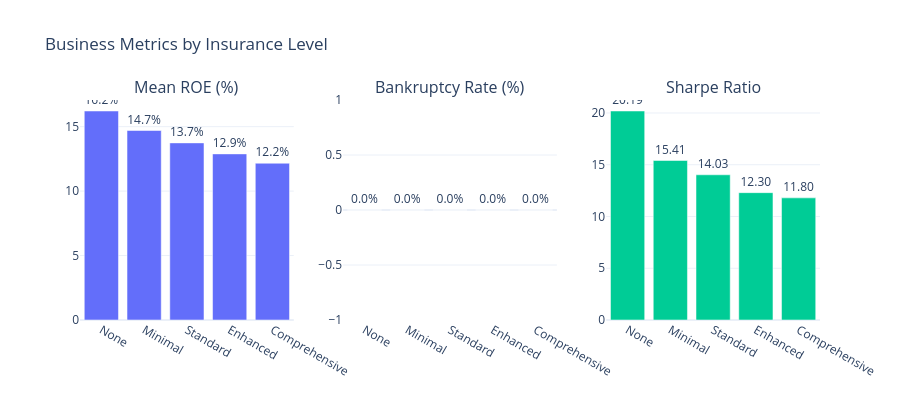

Notebook cell for this chart:
### Code cell
# Visualize business impact
fig = make_subplots(
    rows=1, cols=3,
    subplot_titles=("Mean ROE (%)", "Bankruptcy Rate (%)", "Sharpe Ratio"),
)

for i, col in enumerate(["mean_roe", "bankruptcy_rate", "sharpe"], start=1):
    scale = 100 if col != "sharpe" else 1
    fig.add_trace(
        go.Bar(x=biz_df["level"], y=biz_df[col] * scale,
               text=[f"{v:.1%}" if col != "sharpe" else f"{v:.2f}" for v in biz_df[col]],
               textposition="outside"),
        row=1, col=i,
    )

fig.update_layout(height=400, showlegend=False, template="plotly_white",
                  title_text="Business Metrics by Insurance Level")
fig.show()

### Figure 1 — Plotly figure (JSON) as saved in the notebook; plotly's stock layout.template omitted (floating-point values rounded to 4 significant figures)
{"data": [{"text": ["16.2%", "14.7%", "13.7%", "12.9%", "12.2%"], "textposition": "outside", "type": "bar", "x": ["None", "Minimal", "Standard", "Enhanced", "Comprehensive"], "xaxis": "x", "y": [16.22, 14.7, 13.74, 12.89, 12.16], "yaxis": "y"}, {"text": ["0.0%", "0.0%", "0.0%", "0.0%", "0.0%"], "textposition": "outside", "type": "bar", "x": ["None", "Minimal", "Standard", "Enhanced", "Comprehensive"], "xaxis": "x2", "y": [0.0, 0.0, 0.0, 0.0, 0.0], "yaxis": "y2"}, {"text": ["20.19", "15.41", "14.03", "12.30", "11.80"], "textposition": "outside", "type": "bar", "x": ["None", "Minimal", "Standard", "Enhanced", "Comprehensive"], "xaxis": "x3", "y": [20.19, 15.41, 14.03, 12.3, 11.8], "yaxis": "y3"}], "layout": {"annotations": [{"font": {"size": 16}, "showarrow": false, "text": "Mean ROE (%)", "x": 0.1444, "xanchor": "center", "xref": "paper", "y": 1, "yanchor": "bottom", "yref": "paper"}, {"font": {"size": 16}, "showarrow": false, "text": "Bankruptcy Rate (%)", "x": 0.5, "xanchor": "center", "xref": "paper", "y": 1, "yanchor": "bottom", "yref": "paper"}, {"font": {"size": 16}, "showarrow": false, "text": "Sharpe Ratio", "x": 0.8556, "xanchor": "center", "xref": "paper", "y": 1, "yanchor": "bottom", "yref": "paper"}], "height": 400, "showlegend": false, "title": {"text": "Business Metrics by Insurance Level"}, "xaxis": {"anchor": "y", "domain": [0, 0.2889]}, "xaxis2": {"anchor": "y2", "domain": [0.3556, 0.6444]}, "xaxis3": {"anchor": "y3", "domain": [0.7111, 1]}, "yaxis": {"anchor": "x", "domain": [0, 1]}, "yaxis2": {"anchor": "x2", "domain": [0, 1]}, "yaxis3": {"anchor": "x3", "domain": [0, 1]}}}
